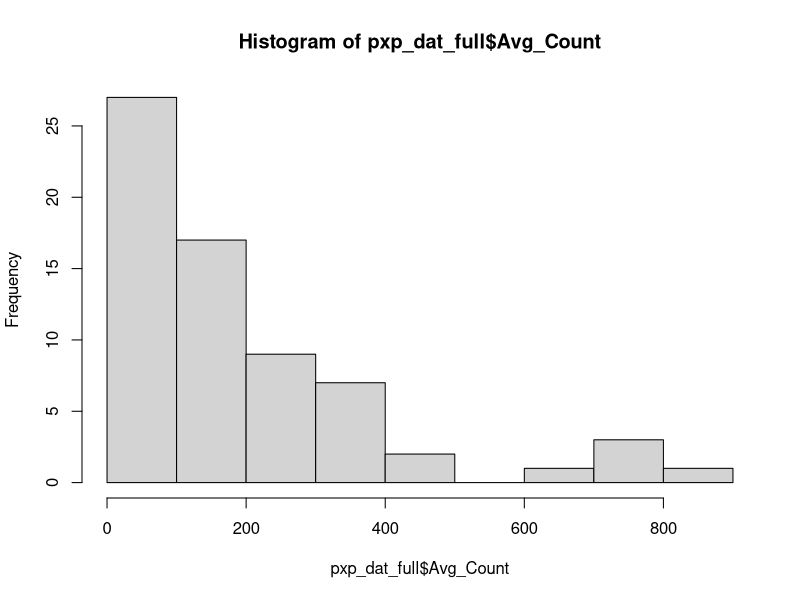
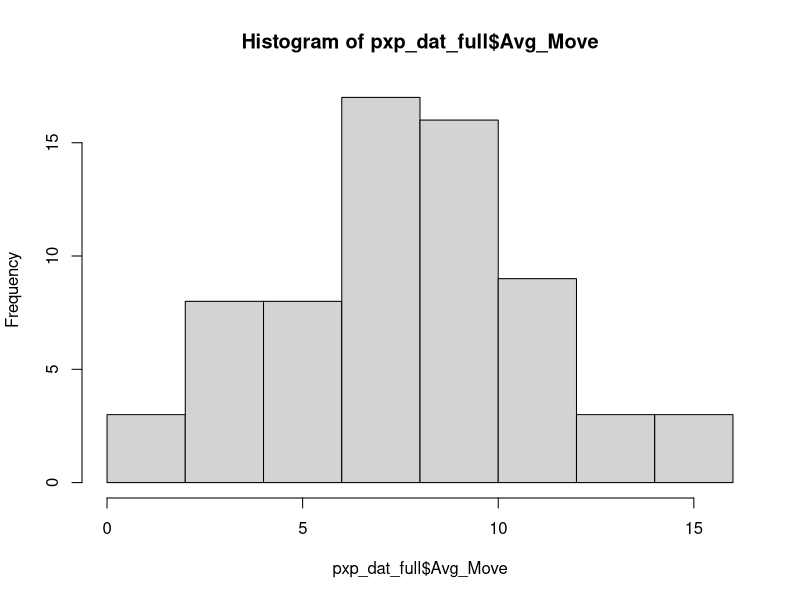

The R script that drew these images, in order: (Note: this script raises an error after producing the figures.)

# Figure three looks at the relationship between aphid pref and perf and whether the virus disrupts this pattern

library("lme4")
library("car")
library("multcomp")
library("ggplot2")
library("emmeans")
library("MASS")
library("tidyverse")
library("ggeffects")

# Preference by performance data loaded from prior scripts 
settle.dat <- read.csv("./Data/settle mod.csv", header= TRUE)
bf <- read.csv("./Data/big five Logan check.csv")

pxp_dat <- settle.dat %>%
  group_by(Plant_sp, Genotype, Biotype, Virus) %>%
  summarize(Avg_Move = mean(Counts), Total_Move = sum(Counts)) %>%
  mutate(Plant_sp = recode(Plant_sp, "Fava" = "Faba")) %>%
  mutate(Virus = recode(Virus, "SHAM" = "Sham")) %>%
  rename(Plant = Plant_sp) %>%
  mutate(Genotype = as.factor(Genotype))

pxp_dat_2 <- bf %>%
  group_by(Plant, Genotype, Biotype, virus) %>%
  summarize(Avg_Count = mean(Counts), Total_Count = sum(Counts)) %>%
  rename(Virus = virus)  %>%
  mutate(Biotype = recode(Biotype, "alf" = "Alfalfa")) %>%
  mutate(Biotype = recode(Biotype, "pea" = "Pea")) %>%
  mutate(Genotype = as.factor(Genotype))

pxp_dat_full <- left_join(pxp_dat, pxp_dat_2, by = c("Plant", "Genotype", "Virus")) %>%
  subset(Avg_Count > 1) # for log transform

hist(pxp_dat_full$Avg_Count) #non-normal
hist(pxp_dat_full$Avg_Move) #normal

pxp_dat_full$Log_Count <- log(pxp_dat_full$Avg_Count)

pxp_glm <- glm(Avg_Move ~ Log_Count*Virus, data=pxp_dat_full)
Anova(pxp_glm)


# Save model for table s2
saveRDS(pxp_glm, "./Models/table3_mod.rds")

# messing with some basic models
pxp_fit <- ggpredict(pxp_glm, terms = c("Log_Count","Virus"))

ggplot(pxp_fit, aes(x, predicted, color=group)) + geom_line()


plot(log(pxp_dat_full$Avg_Count+1), pxp_dat_full$Avg_Move)

# Fig 3
# Relationship between aphid recruitment based on plants they perform best on
#The Interaction
dat_1 <- effect('Log_Count*Virus', pxp_glm, se=TRUE, xlevels=100) %>% as.data.frame()



#Create plot
Fig_3 <-ggplot(data=dat_1, aes(x=Log_Count, y=fit, group=Virus))+
  geom_line(size=1, aes(color=Virus))+
  geom_ribbon(aes(ymin=fit-se, ymax=fit+se,fill=Virus),alpha=.2)+
  theme_bw() +
  theme(axis.line = element_line(colour = "black"),
        panel.grid.major = element_blank(),
        panel.grid.minor = element_blank(),
        panel.border = element_blank(),
        panel.background = element_blank()) +
  theme(text = element_text(size=14),
        legend.text = element_text(size=14),
        legend.direction = "horizontal",
        panel.grid.major = element_blank(),
        panel.grid.minor = element_blank(),
        legend.position="top") +
  #coord_cartesian(ylim = c(0, 18), xlim=c(2, 7)) +
  xlab("Aphid count at one week (log-transformed)") +
  ylab("Number of aphids that moved towards host plant") +
  geom_point(data=pxp_dat_full, aes(x=Log_Count, y=Avg_Move, colour=Virus))
Fig_3

ggsave(filename = "./Figures/Fig 4.png", plot = Fig_3, device = "png",
       width = 6, height = 5, units = "in")
